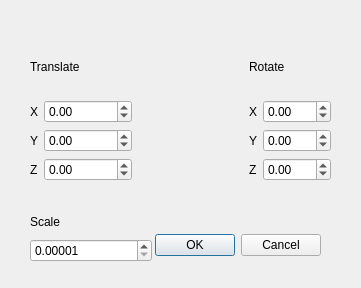
<?xml version="1.0" encoding="UTF-8"?>
<ui version="4.0">
 <class>TransformationsWindow</class>
 <widget class="QDialog" name="TransformationsWindow">
  <property name="geometry">
   <rect>
    <x>0</x>
    <y>0</y>
    <width>361</width>
    <height>288</height>
   </rect>
  </property>
  <property name="windowTitle">
   <string>Dialog</string>
  </property>
  <widget class="QDialogButtonBox" name="buttonBox">
   <property name="geometry">
    <rect>
     <x>130</x>
     <y>230</y>
     <width>191</width>
     <height>31</height>
    </rect>
   </property>
   <property name="orientation">
    <enum>Qt::Horizontal</enum>
   </property>
   <property name="standardButtons">
    <set>QDialogButtonBox::Cancel|QDialogButtonBox::Ok</set>
   </property>
  </widget>
  <widget class="QWidget" name="">
   <property name="geometry">
    <rect>
     <x>30</x>
     <y>40</y>
     <width>301</width>
     <height>141</height>
    </rect>
   </property>
   <layout class="QHBoxLayout" name="horizontalLayout_10">
    <item>
     <layout class="QVBoxLayout" name="verticalLayout_4">
      <item>
       <widget class="QLabel" name="label">
        <property name="text">
         <string>Translate</string>
        </property>
       </widget>
      </item>
      <item>
       <layout class="QVBoxLayout" name="verticalLayout">
        <item>
         <layout class="QHBoxLayout" name="horizontalLayout">
          <item>
           <widget class="QLabel" name="label_4">
            <property name="text">
             <string>X</string>
            </property>
           </widget>
          </item>
          <item>
           <widget class="QDoubleSpinBox" name="doubleSpinBoxTranslateX">
            <property name="minimum">
             <double>-999999.000000000000000</double>
            </property>
            <property name="maximum">
             <double>999999.000000000000000</double>
            </property>
           </widget>
          </item>
         </layout>
        </item>
        <item>
         <layout class="QHBoxLayout" name="horizontalLayout_2">
          <item>
           <widget class="QLabel" name="label_5">
            <property name="text">
             <string>Y</string>
            </property>
           </widget>
          </item>
          <item>
           <widget class="QDoubleSpinBox" name="doubleSpinBoxTranslateY">
            <property name="minimum">
             <double>-999999.000000000000000</double>
            </property>
            <property name="maximum">
             <double>999999.000000000000000</double>
            </property>
           </widget>
          </item>
         </layout>
        </item>
        <item>
         <layout class="QHBoxLayout" name="horizontalLayout_3">
          <item>
           <widget class="QLabel" name="label_6">
            <property name="text">
             <string>Z</string>
            </property>
           </widget>
          </item>
          <item>
           <widget class="QDoubleSpinBox" name="doubleSpinBoxTranslateZ">
            <property name="minimum">
             <double>-999999.000000000000000</double>
            </property>
            <property name="maximum">
             <double>999999.000000000000000</double>
            </property>
           </widget>
          </item>
         </layout>
        </item>
       </layout>
      </item>
     </layout>
    </item>
    <item>
     <spacer name="horizontalSpacer">
      <property name="orientation">
       <enum>Qt::Horizontal</enum>
      </property>
      <property name="sizeHint" stdset="0">
       <size>
        <width>40</width>
        <height>20</height>
       </size>
      </property>
     </spacer>
    </item>
    <item>
     <layout class="QVBoxLayout" name="verticalLayout_5">
      <item>
       <widget class="QLabel" name="label_2">
        <property name="text">
         <string>Rotate</string>
        </property>
       </widget>
      </item>
      <item>
       <layout class="QVBoxLayout" name="verticalLayout_3">
        <item>
         <layout class="QHBoxLayout" name="horizontalLayout_7">
          <item>
           <widget class="QLabel" name="label_10">
            <property name="text">
             <string>X</string>
            </property>
           </widget>
          </item>
          <item>
           <widget class="QDoubleSpinBox" name="doubleSpinBoxRotateX">
            <property name="minimum">
             <double>-360.000000000000000</double>
            </property>
            <property name="maximum">
             <double>360.000000000000000</double>
            </property>
           </widget>
          </item>
         </layout>
        </item>
        <item>
         <layout class="QHBoxLayout" name="horizontalLayout_8">
          <item>
           <widget class="QLabel" name="label_11">
            <property name="text">
             <string>Y</string>
            </property>
           </widget>
          </item>
          <item>
           <widget class="QDoubleSpinBox" name="doubleSpinBoxRotateY">
            <property name="minimum">
             <double>-360.000000000000000</double>
            </property>
            <property name="maximum">
             <double>360.000000000000000</double>
            </property>
           </widget>
          </item>
         </layout>
        </item>
        <item>
         <layout class="QHBoxLayout" name="horizontalLayout_9">
          <item>
           <widget class="QLabel" name="label_12">
            <property name="text">
             <string>Z</string>
            </property>
           </widget>
          </item>
          <item>
           <widget class="QDoubleSpinBox" name="doubleSpinBoxRotateZ">
            <property name="minimum">
             <double>-360.000000000000000</double>
            </property>
            <property name="maximum">
             <double>360.000000000000000</double>
            </property>
           </widget>
          </item>
         </layout>
        </item>
       </layout>
      </item>
     </layout>
    </item>
   </layout>
  </widget>
  <widget class="QWidget" name="">
   <property name="geometry">
    <rect>
     <x>30</x>
     <y>210</y>
     <width>122</width>
     <height>52</height>
    </rect>
   </property>
   <layout class="QVBoxLayout" name="verticalLayout_6">
    <item>
     <widget class="QLabel" name="label_3">
      <property name="text">
       <string>Scale</string>
      </property>
     </widget>
    </item>
    <item>
     <widget class="QDoubleSpinBox" name="doubleSpinBoxScale">
      <property name="decimals">
       <number>5</number>
      </property>
      <property name="minimum">
       <double>0.000010000000000</double>
      </property>
      <property name="maximum">
       <double>10000.000000000000000</double>
      </property>
     </widget>
    </item>
   </layout>
  </widget>
 </widget>
 <resources/>
 <connections>
  <connection>
   <sender>buttonBox</sender>
   <signal>accepted()</signal>
   <receiver>TransformationsWindow</receiver>
   <slot>accept()</slot>
   <hints>
    <hint type="sourcelabel">
     <x>248</x>
     <y>254</y>
    </hint>
    <hint type="destinationlabel">
     <x>157</x>
     <y>274</y>
    </hint>
   </hints>
  </connection>
  <connection>
   <sender>buttonBox</sender>
   <signal>rejected()</signal>
   <receiver>TransformationsWindow</receiver>
   <slot>reject()</slot>
   <hints>
    <hint type="sourcelabel">
     <x>316</x>
     <y>260</y>
    </hint>
    <hint type="destinationlabel">
     <x>286</x>
     <y>274</y>
    </hint>
   </hints>
  </connection>
 </connections>
</ui>
